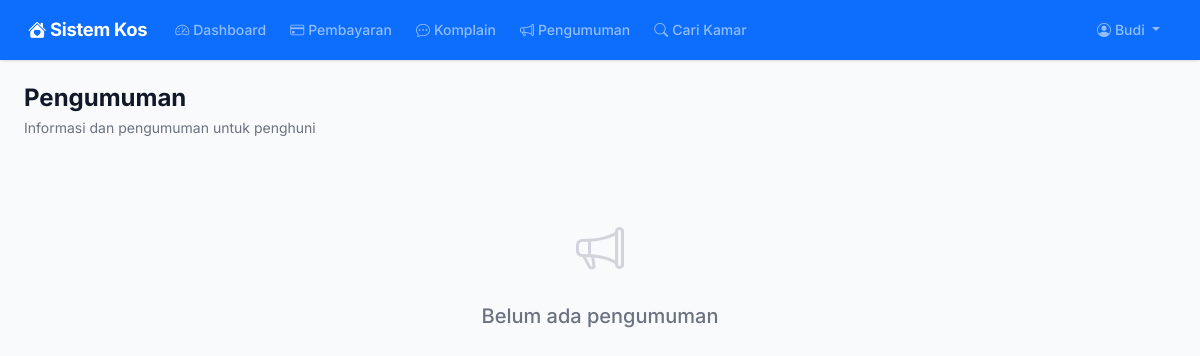
/pengumuman/ (signed in), run on an earlier commit of the app's database.
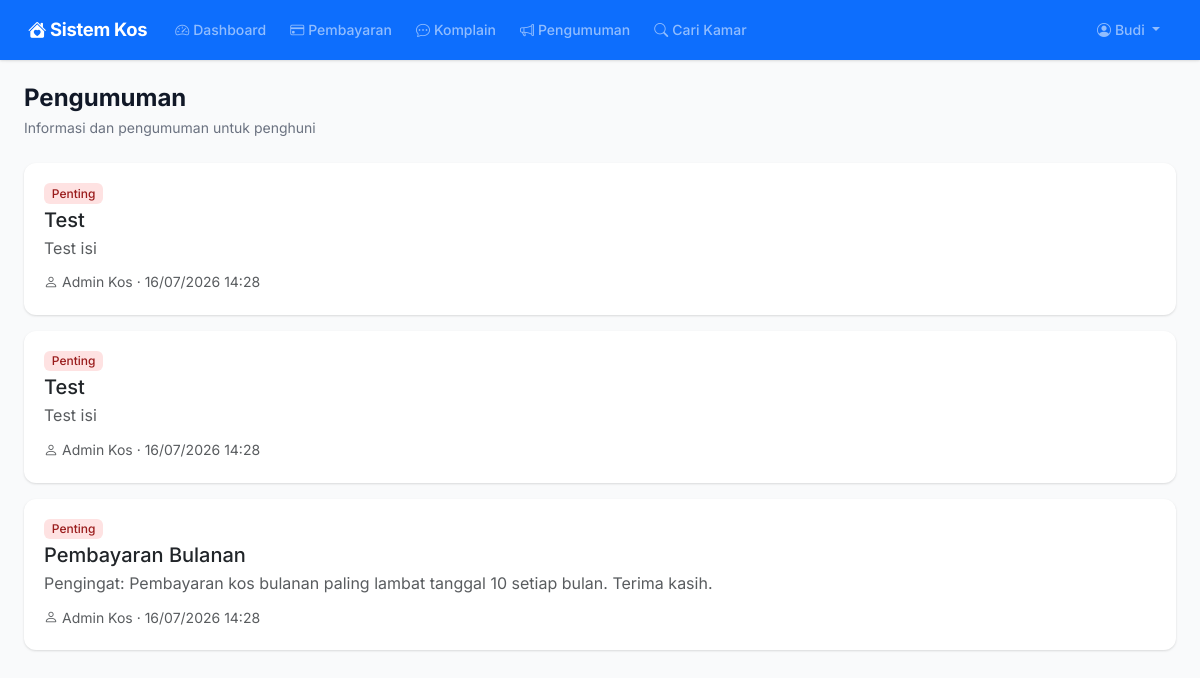
And on a later commit of the database.
### models.py (models this page shows, shortened)
class Announcement(db.Model):
    __tablename__ = "announcements"
    id = db.Column(db.Integer, primary_key=True)
    judul = db.Column(db.String(200), nullable=False)
    isi = db.Column(db.Text, nullable=False)
    prioritas = db.Column(db.String(20), default="normal")
    ditampilkan = db.Column(db.Boolean, default=True)
    created_by = db.Column(db.Integer, db.ForeignKey("users.id"))
    created_at = db.Column(db.DateTime, default=datetime.utcnow)
    creator = db.relationship("User", backref="announcements")

class User(UserMixin, db.Model):
    __tablename__ = "users"
    id = db.Column(db.Integer, primary_key=True)
    username = db.Column(db.String(80), unique=True, nullable=False)
    email = db.Column(db.String(120), unique=True, nullable=False)
    password_hash = db.Column(db.String(256), nullable=False)
    role = db.Column(db.String(20), nullable=False, default="client")
    nama_lengkap = db.Column(db.String(150), nullable=False)
    no_telepon = db.Column(db.String(20))
    alamat = db.Column(db.Text)
    is_active = db.Column(db.Boolean, default=True)
    created_at = db.Column(db.DateTime, default=datetime.utcnow)
    bookings = db.relationship("Booking", backref="client", lazy="dynamic")
    notifications = db.relationship("Notification", backref="user", lazy="dynamic")

### routes/announcements.py (the view)
@announcement_bp.route("/")
@login_required
def index():
    if current_user.role in ("admin", "management"):
        anns = Announcement.query.order_by(Announcement.created_at.desc()).all()
    else:
        anns = Announcement.query.filter_by(ditampilkan=True).order_by(Announcement.created_at.desc()).all()
    return render_template("announcements/index.html", announcements=anns)

### app.py (called while the page is built)
def create_app():
    app = Flask(__name__)
    app.config.from_object("config.Config")
    db.init_app(app)
    login_manager.init_app(app)
    csrf.init_app(app)
    login_manager.login_view = "auth.login"
    login_manager.login_message = "Silakan login terlebih dahulu."
    from models import User
    @login_manager.user_loader
    def load_user(user_id):
        return User.query.get(int(user_id))
    @app.context_processor
    def inject_now():
        from datetime import datetime
        return {"now": datetime.now()}
    @app.context_processor
    def inject_utility():
        from datetime import date
        return {"date_today": date.today()}
    from routes import register_routes
    register_routes(app)
    with app.app_context():
        db.create_all()
    return app

### templates/announcements/index.html (shortened to what this page needs)
{% extends "base.html" %}
{% block content %}
<div class="page-header d-flex flex-wrap justify-content-between align-items-center">
    <div>
        <h1>Pengumuman</h1>
        <p>Informasi dan pengumuman untuk penghuni</p>
    </div>
</div>
{% if announcements %}
<div class="row g-3">
    {% for a in announcements %}
    <div class="col-12">
        <div class="card border-0">
            <div class="card-body">
                <div class="d-flex justify-content-between align-items-start gap-3">
                    <div class="flex-grow-1">
                        <div class="d-flex align-items-center gap-2 mb-1">
                            {% if a.prioritas == 'penting' %}
                            <span class="badge badge-danger">Penting</span>
                            {% elif a.prioritas == 'sedang' %}
                            <span class="badge badge-warning">Sedang</span>
                            {% else %}
                            <span class="badge badge-info">Normal</span>
                            {% endif %}
                        </div>
                        <h5 class="mb-1">{{ a.judul }}</h5>
                        <p class="text-muted mb-2" style="white-space:pre-line">{{ a.isi }}</p>
                        <small class="text-muted">
                            <i class="bi bi-person me-1"></i>{{ a.creator.nama_lengkap if a.creator else '-' }}
                            &middot; {{ a.created_at.strftime('%d/%m/%Y %H:%M') }}
                        </small>
                    </div>
                </div>
            </div>
        </div>
    </div>
    {% endfor %}
</div>
{% else %}
<div class="empty-state">
    <i class="bi bi-megaphone"></i>
    <h5>Belum ada pengumuman</h5>
</div>
{% endif %}
{% endblock %}

What changed in the data, as far as the page shows it:
added Announcement: prioritas "Penting", judul "Test", isi "Test isi", creator "Admin Kos", created_at "16/07/2026 14:28"
added Announcement: prioritas "Penting", judul "Test", isi "Test isi", creator "Admin Kos", created_at "16/07/2026 14:28"
added Announcement: prioritas "Penting", judul "Pembayaran Bulanan", isi "Pengingat: Pembayaran kos bulanan paling lambat tanggal 10 setiap bulan. Terima kasih.", creator "Admin Kos", created_at "16/07/2026 14:28"
Also different on the page:
text no longer shown: "Belum ada pengumuman"
